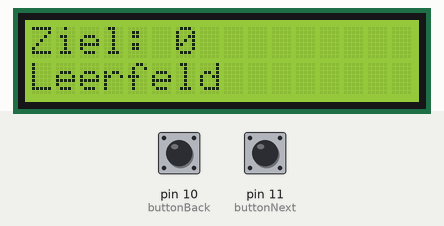
This sketch was run on a simulated Arduino Uno, built with avr-gcc and run on an emulated ATmega328P. Shown: 16×2 character LCD. Inputs (shaded band) come from the test bench; at power-on: pin 10 (buttonBack) HIGH, pin 11 (buttonNext) HIGH. What the sketch prints to the serial monitor is not drawn.

Above: at 3.3 s.
3.4 s: pin 10 (buttonBack) pulled LOW for 0.15 s
At 4.5 s:
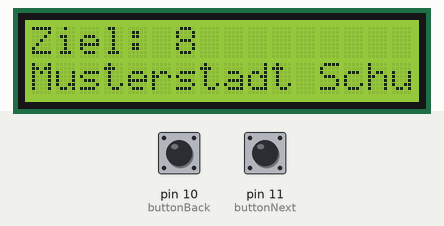
5.0 s: pin 11 (buttonNext) pulled LOW for 0.15 s
At 6.2 s:
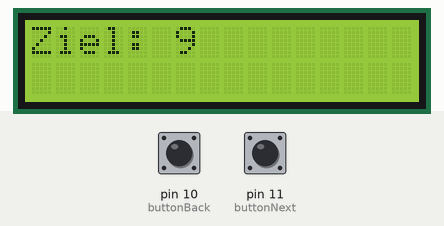
6.6 s: pin 11 (buttonNext) pulled LOW for 1 s
At 7.7 s:
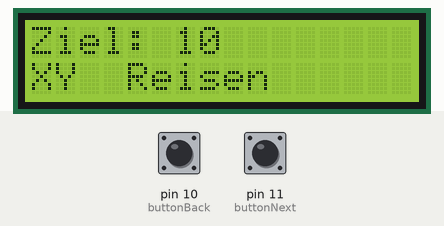
9.1 s: pin 11 (buttonNext) pulled LOW for 0.15 s
At 9.6 s:
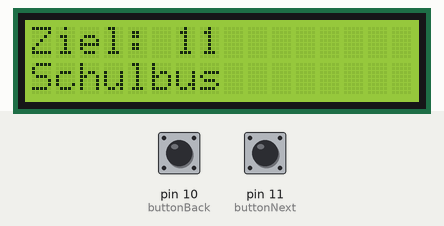
10.7 s: pin 11 (buttonNext) pulled LOW for 3.2 s
At 12.1 s:
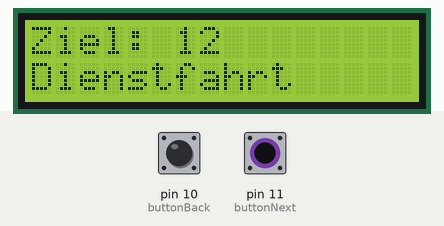
15.4 s: pin 11 (buttonNext) pulled LOW for 0.15 s
At 16.6 s:
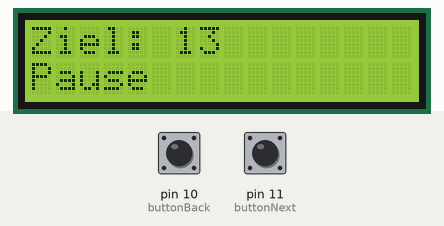
Timing chart, 0 to 18.0 s (numbered marks = the images above; inputs shaded):
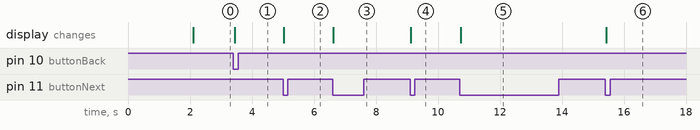

The sketch:

ibis.ino
```cpp
#include <Wire.h>
#include <LiquidCrystal_I2C.h>

#define buttonNext 11
#define buttonBack 10

int destCode = 0;
String desText = "Leerfeld";

String codes[] = {"     ", "XY\n Reisen", "Schulbus", "Dienstfahrt", "Pause", "Musterdorf", "Musterstadt", "Schulbus\Musterdorf", "Schulbus\Musterstadt"};
String texts[] = {"Leerfeld", "XY Reisen", "Schulbus", "Dienstfahrt", "Pause", "Musterdorf", "Musterstadt", "Musterdorf Schulb", "Musterstadt Schulb"};
String symbols[] = {"0", "0", "1", "0", "4", "0", "0", "1", "1"};

LiquidCrystal_I2C lcd(0x27, 2, 1, 0, 4, 5, 6, 7, 3, POSITIVE);

void setup() {
  lcd.begin(16,2);
  lcd.home();
  lcd.print("booting...");

  IBIS_init();
  pinMode(buttonNext, INPUT_PULLUP);
  pinMode(buttonBack, INPUT_PULLUP);
  delay(2000);
  IBIS_display(0);
}

void loop() {
  int nextButtonState = digitalRead(buttonNext);
  if (nextButtonState == LOW) {
    if (destCode == 7) {
      IBIS_display(0);
    } else {
      IBIS_display(destCode + 1);
    }
    while(digitalRead(buttonNext) == LOW);
  }
  int backButtonState = digitalRead(buttonBack);
  if (backButtonState == LOW) {
    if (destCode == 0) {
      IBIS_display(8);
    } else {
      IBIS_display(destCode - 1);
    }
    while(digitalRead(buttonBack) == LOW);
  }
}

void IBIS_display(int id) {
  lcd.clear();
  lcd.home();
  lcd.print("Ziel: " + String(id));
  lcd.setCursor ( 0, 1 );
  lcd.print(texts[id]);
  IBIS_symbol(symbols[id]);
  IBIS_DS021t("1", codes[id]);
  IBIS_DS021t("2", codes[id]);
  destCode = id;
  desText = texts[id];
}

char * createtelegram(char vals[]) {
  char result[8 + strlen(vals)];
  strcpy(result, "aA1");
  strcat(result, strchr(vals, 20) ? "2" : "1");
  strcat(result, vals);
  strcat(result, 20);
  strcat(result, 20);
  if (!strchr(vals, 20)) {
    strcat(result, 20);
  }
  strcat(result, 13);

  unsigned char checksum = strtol(12, NULL, 16);
  for (int i=0; i < strlen(result); i++) {
    checksum = checksum ^ strtol(result[i], NULL, 16);
  }

  return result;
}

void IBIS_init() {
  Serial.begin(1200, SERIAL_7E2);
  while (!Serial);
}

void IBIS_processSpecialCharacters(String* telegram) {
  telegram->replace("ä", "{");
  telegram->replace("ö", "|");
  telegram->replace("ü", "}");
  telegram->replace("ß", "~");
  telegram->replace("Ä", "[");
  telegram->replace("Ö", "\\");
  telegram->replace("Ü", "]");
}

String IBIS_vdvHex(byte value) {
  String vdvHexCharacters = "0123456789:;<=>?";
  String vdvHexValue;
  byte highNibble = value >> 4;
  byte lowNibble = value & 15;
  if (highNibble > 0) {
    vdvHexValue += vdvHexCharacters.charAt(highNibble);
  }
  vdvHexValue += vdvHexCharacters.charAt(lowNibble);
  return vdvHexValue;
}

String IBIS_wrapTelegram(String telegram) {
  telegram += '\x0d';
  unsigned char checksum = 0x7F;
  for (int i = 0; i < telegram.length(); i++) {
    checksum ^= (unsigned char)telegram[i];
  }
  // Get ready for a retarded fucking Arduino workaround
  telegram += " ";
  telegram.setCharAt(telegram.length() - 1, checksum); // seriously fuck that
  return telegram;
}

void IBIS_sendTelegram(String telegram) {
  IBIS_processSpecialCharacters(&telegram);
  telegram = IBIS_wrapTelegram(telegram);
  Serial.print(telegram);
}

void IBIS_DS021t(String address, String text) {
  String telegram;
  byte numBlocks = ceil(text.length() / 16.0);
  telegram = "aA";
  telegram += address;
  telegram += IBIS_vdvHex(numBlocks);
  telegram += "A0";
  if (text.indexOf('\n') > 0) {
    text += "\n" ;
  }
  text += "\n\n" ;
  telegram += text;
  byte remainder = text.length() % 16;
  if (remainder > 0) {
    for (byte i = 16; i > remainder; i--) {
      telegram += " ";
    }
  }
  IBIS_sendTelegram(telegram);
}

void IBIS_symbol(String number) {
  String telegram;
  telegram = "lE0";
  telegram += number;
  IBIS_sendTelegram(telegram);
}
```

Measured:
- after the input at 3.4 s, the display: changes at once (image 1)
- after the input at 5.0 s, the display: changes at once (image 2)
- after the input at 6.6 s, the display: changes at once (image 3)
- after the input at 9.1 s, the display: changes at once (image 4)
- after the input at 10.7 s, the display: changes at once (image 5)
- after the input at 15.4 s, the display: changes at once (image 6)
